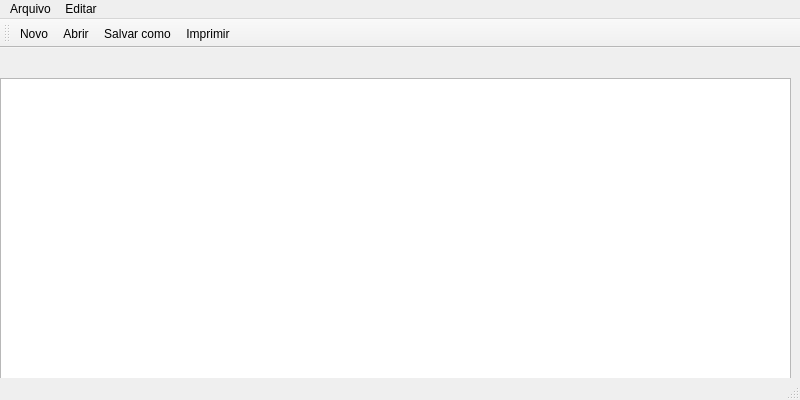
<?xml version="1.0" encoding="UTF-8"?>
<ui version="4.0">
 <class>MainWindow</class>
 <widget class="QMainWindow" name="MainWindow">
  <property name="geometry">
   <rect>
    <x>0</x>
    <y>0</y>
    <width>800</width>
    <height>400</height>
   </rect>
  </property>
  <property name="windowTitle">
   <string>MainWindow</string>
  </property>
  <widget class="QWidget" name="centralwidget">
   <widget class="QWidget" name="verticalLayoutWidget">
    <property name="geometry">
     <rect>
      <x>0</x>
      <y>30</y>
      <width>791</width>
      <height>321</height>
     </rect>
    </property>
    <layout class="QVBoxLayout" name="verticalLayout">
     <item>
      <widget class="QTextEdit" name="textArea"/>
     </item>
    </layout>
   </widget>
  </widget>
  <widget class="QMenuBar" name="menubar">
   <property name="geometry">
    <rect>
     <x>0</x>
     <y>0</y>
     <width>800</width>
     <height>21</height>
    </rect>
   </property>
   <widget class="QMenu" name="menuArquivo">
    <property name="title">
     <string>Arquivo</string>
    </property>
    <addaction name="actionNovo"/>
    <addaction name="actionAbrir"/>
    <addaction name="actionSalvar_como"/>
    <addaction name="actionSair"/>
    <addaction name="separator"/>
    <addaction name="actionImprimir"/>
   </widget>
   <widget class="QMenu" name="menuEditar">
    <property name="title">
     <string>Editar</string>
    </property>
    <addaction name="actionCopiar"/>
    <addaction name="actionColar"/>
    <addaction name="actionDesfazer"/>
    <addaction name="actionRecortar"/>
   </widget>
   <addaction name="menuArquivo"/>
   <addaction name="menuEditar"/>
  </widget>
  <widget class="QStatusBar" name="statusbar"/>
  <widget class="QToolBar" name="toolBar">
   <property name="windowTitle">
    <string>toolBar</string>
   </property>
   <attribute name="toolBarArea">
    <enum>TopToolBarArea</enum>
   </attribute>
   <attribute name="toolBarBreak">
    <bool>false</bool>
   </attribute>
   <addaction name="actionNovo"/>
   <addaction name="actionAbrir"/>
   <addaction name="actionSalvar_como"/>
   <addaction name="actionImprimir"/>
  </widget>
  <action name="actionNovo">
   <property name="icon">
    <iconset resource="Recursos.qrc">
     <normaloff>:/imgs/C:/Users/Victor/Downloads/newFileIcon.png</normaloff>:/imgs/C:/Users/Victor/Downloads/newFileIcon.png</iconset>
   </property>
   <property name="text">
    <string>Novo...</string>
   </property>
  </action>
  <action name="actionAbrir">
   <property name="icon">
    <iconset resource="Recursos.qrc">
     <normaloff>:/imgs/C:/Users/Victor/Downloads/openFileIcon.png</normaloff>:/imgs/C:/Users/Victor/Downloads/openFileIcon.png</iconset>
   </property>
   <property name="text">
    <string>Abrir...</string>
   </property>
  </action>
  <action name="actionSalvar_como">
   <property name="icon">
    <iconset resource="Recursos.qrc">
     <normaloff>:/imgs/C:/Users/Victor/Downloads/saveFileIcon.png</normaloff>:/imgs/C:/Users/Victor/Downloads/saveFileIcon.png</iconset>
   </property>
   <property name="text">
    <string>Salvar como...</string>
   </property>
  </action>
  <action name="actionSair">
   <property name="icon">
    <iconset resource="Recursos.qrc">
     <normaloff>:/imgs/C:/Users/Victor/Downloads/deleteFileIcon.png</normaloff>:/imgs/C:/Users/Victor/Downloads/deleteFileIcon.png</iconset>
   </property>
   <property name="text">
    <string>Sair</string>
   </property>
  </action>
  <action name="actionCopiar">
   <property name="icon">
    <iconset resource="Recursos.qrc">
     <normaloff>:/imgs/C:/Users/Victor/Downloads/copyIcon.png</normaloff>:/imgs/C:/Users/Victor/Downloads/copyIcon.png</iconset>
   </property>
   <property name="text">
    <string>Copiar</string>
   </property>
  </action>
  <action name="actionColar">
   <property name="icon">
    <iconset resource="Recursos.qrc">
     <normaloff>:/imgs/C:/Users/Victor/Downloads/pasteIcon.png</normaloff>:/imgs/C:/Users/Victor/Downloads/pasteIcon.png</iconset>
   </property>
   <property name="text">
    <string>Colar</string>
   </property>
  </action>
  <action name="actionDesfazer">
   <property name="icon">
    <iconset resource="Recursos.qrc">
     <normaloff>:/imgs/C:/Users/Victor/Downloads/undoIcon.png</normaloff>:/imgs/C:/Users/Victor/Downloads/undoIcon.png</iconset>
   </property>
   <property name="text">
    <string>Desfazer</string>
   </property>
  </action>
  <action name="actionRecortar">
   <property name="icon">
    <iconset resource="Recursos.qrc">
     <normaloff>:/imgs/C:/Users/Victor/Downloads/cutIcon.png</normaloff>:/imgs/C:/Users/Victor/Downloads/cutIcon.png</iconset>
   </property>
   <property name="text">
    <string>Recortar</string>
   </property>
  </action>
  <action name="actionImprimir">
   <property name="icon">
    <iconset resource="Recursos.qrc">
     <normaloff>:/imgs/C:/Users/Victor/Downloads/printIcon.png</normaloff>:/imgs/C:/Users/Victor/Downloads/printIcon.png</iconset>
   </property>
   <property name="text">
    <string>Imprimir</string>
   </property>
  </action>
 </widget>
 <resources>
  <include location="Recursos.qrc"/>
 </resources>
 <connections/>
</ui>
